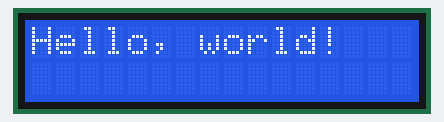
This sketch was run on a simulated Arduino Uno, built with avr-gcc and run on an emulated ATmega328P. Shown: 16×2 character LCD.

Above: at 0.1 s.
At 10.2 s:
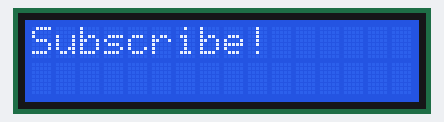
At 25.2 s:
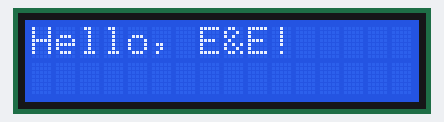
At 35.2 s:
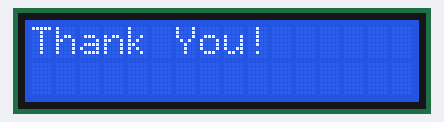

Measured:
- what the display in image 1 shows lasts 5.0 s, from 10.1 s to 15.1 s

The sketch:

LCD_16x2_I2C.ino
```cpp
#include <Wire.h>
#include <LiquidCrystal_I2C.h>

LiquidCrystal_I2C lcd(0x27,16,2);  // set the LCD address to 0x27 for a 16 chars and 2 line display

void setup()
{
  lcd.init();                      // initialize the lcd
  lcd.backlight();
}


void loop()
{
  lcd.setCursor(0,0);
  lcd.print("Hello, world!");
  delay(5000);
  lcd.clear();
  lcd.setCursor(0,0);
  lcd.print("Hello, E&E!");
  delay(5000);
  lcd.clear();
  lcd.setCursor(0,0);
  lcd.print("Subscribe!");
  delay(5000);
  lcd.clear();
  lcd.setCursor(0,0);
  lcd.print("Thank You!");
  delay(5000);
}
```
